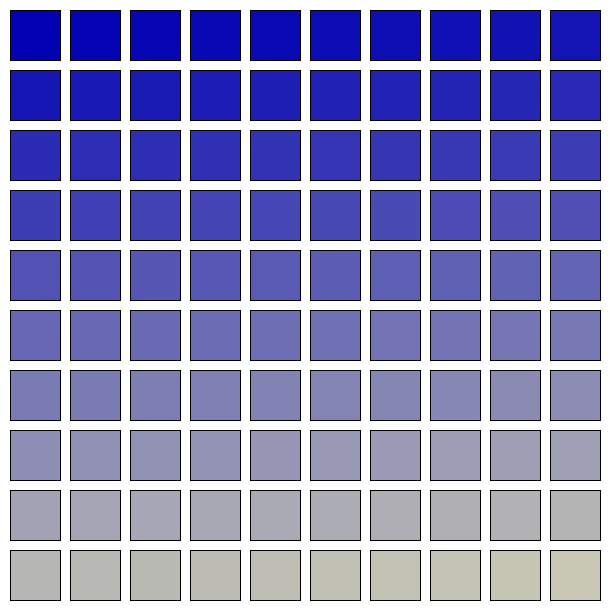
Frame 1 (no input)
Frame 60 (the mouse pressed at the canvas centre just before this capture): identical to frame 1, image omitted
Frame 120 (the mouse held since frame 60 and released just before this capture): identical to frame 1, image omitted

The Processing sketch that drew this single still picture (run headless with seeded random() and noise(); from frame 60 on, the mouse is pressed at the canvas centre):

// Processing sketch: processing_11863
// ── processing_11863.pde

/*
Conditional Statements 
In programming we use conditional statements to check weather a certain condition has been met.
This is similar to the for loop however we can be more specific.  
In this example we can check to see if the position of a square is outside the screen and if so do something.
In coding we do this 
if (the condition i.e is the x position of the square more than the width of the screen){
 if so then do something i.e start drawing a new row
}
 if not then do nothing
*/

int Xpos; 
int Ypos; 
int myWidth;
int myHieght; 

void setup() {
  size(610,610);

}
void draw() {
  background(255);

  myWidth = 50;

  myHieght = myWidth;


  Xpos = 10;
  Ypos = 10;

  for(int i = 1; i<=100; i++){

    fill(i*2,i*2,180);
 
    rect(Xpos,Ypos,myWidth,myHieght);

    Xpos = Xpos+myWidth+10;
 //this conditional is checking the edge of the window and moving the Ypos down the screen
    if (Xpos >= width){
     // this is updating the Ypos
      Ypos = Ypos+myHieght+10; 
  // this resets the Xpos so it can draw a new line 
      Xpos = 10;
    }
  }
}
